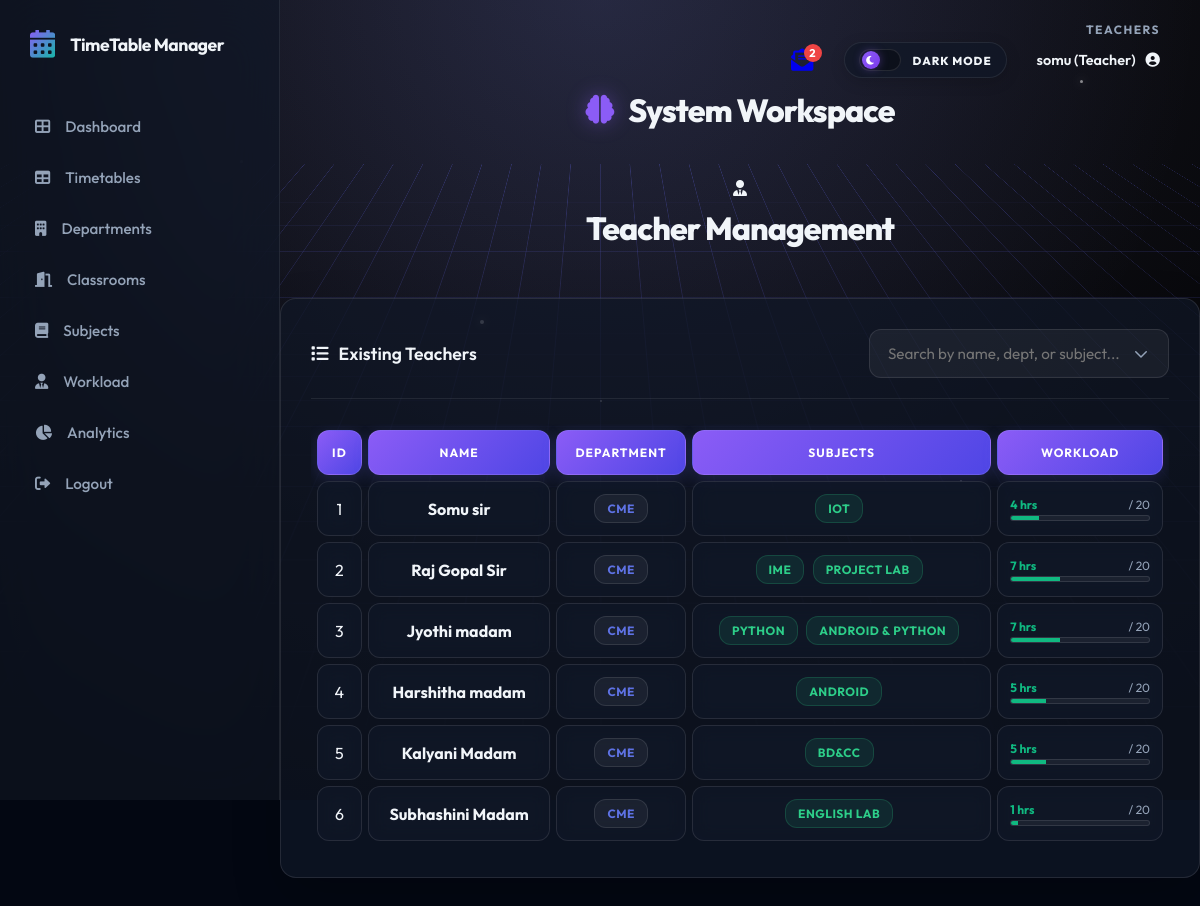
/teachers (signed in), run on the app's committed database.
### models.py (models this page shows)
class User(db.Model, UserMixin):
    id = db.Column(db.Integer, primary_key=True)
    username = db.Column(db.String(80), unique=True, nullable=False)
    password = db.Column(db.String(120), nullable=False)
    email = db.Column(db.String(120), nullable=True)
    role = db.Column(db.String(20), nullable=False, default='student')
    dept_id = db.Column(db.Integer, db.ForeignKey('department.id'), nullable=True)
    teacher_id = db.Column(db.Integer, db.ForeignKey('teacher.id'), nullable=True)
    department = db.relationship('Department', backref='users', lazy=True)
    teacher_profile = db.relationship('Teacher', backref='user_account', uselist=False, lazy=True)

class Teacher(db.Model):
    id = db.Column(db.Integer, primary_key=True)
    name = db.Column(db.String(100), nullable=False)
    email = db.Column(db.String(120), unique=True, nullable=True)
    dept_id = db.Column(db.Integer, db.ForeignKey('department.id'), nullable=True)
    workload_limit = db.Column(db.Integer, default=20)
    allocations = db.relationship('Allocation', backref='teacher', lazy=True, cascade="all, delete-orphan")
    timetable_entries = db.relationship('TimetableEntry', backref='teacher', lazy=True, cascade="all, delete-orphan")

class Department(db.Model):
    id = db.Column(db.Integer, primary_key=True)
    name = db.Column(db.String(100), nullable=False)
    code = db.Column(db.String(10), nullable=False)
    section = db.Column(db.String(10), nullable=True, default='A')
    semester = db.Column(db.String(20), nullable=True, default='Semester 1')
    courses = db.relationship('Course', backref='department', lazy=True, cascade="all, delete-orphan")
    teachers = db.relationship('Teacher', backref='department', lazy=True, cascade="all, delete-orphan")
    timetable_entries = db.relationship('TimetableEntry', backref='department', lazy=True, cascade="all, delete-orphan")

class Allocation(db.Model):
    id = db.Column(db.Integer, primary_key=True)
    course_id = db.Column(db.Integer, db.ForeignKey('course.id'), nullable=False)
    teacher_id = db.Column(db.Integer, db.ForeignKey('teacher.id'), nullable=False)

class Course(db.Model):
    id = db.Column(db.Integer, primary_key=True)
    name = db.Column(db.String(100), nullable=False)
    code = db.Column(db.String(20), nullable=False)
    dept_id = db.Column(db.Integer, db.ForeignKey('department.id'), nullable=False)
    type = db.Column(db.String(20), nullable=False, default='Theory')
    hours_per_week = db.Column(db.Integer, nullable=False)
    allocations = db.relationship('Allocation', backref='course', lazy=True, cascade="all, delete-orphan")
    timetable_entries = db.relationship('TimetableEntry', backref='course', lazy=True, cascade="all, delete-orphan")

### routes.py (the view, shortened to what this page needs)
@main.route('/teachers', methods=['GET', 'POST'])
@login_required
def teachers():
    teachers = Teacher.query.all()
    depts = Department.query.all()
    return render_template('resources/teachers.html', teachers=teachers, departments=depts)

### app.py (called while the page is built)
@login_manager.user_loader
def load_user(user_id):
    return User.query.get(int(user_id))

@app.context_processor
def inject_unread_count():
    from flask_login import current_user
    from models import Message
    if current_user.is_authenticated:
        count = Message.query.filter_by(recipient_id=current_user.id, is_read=False).count()
        return dict(unread_count=count)
    return dict(unread_count=0)

### templates/resources/teachers.html (shortened to what this page needs)
{% extends 'base.html' %}
{% block content %}
<div class="page-title-section">
    <div class="page-title">
        <i class="fas fa-user-tie"></i>
        <h1>Teacher Management</h1>
    </div>
</div>
<div class="card">
    <div class="card-header" style="display: flex; justify-content: space-between; align-items: center;">
        <h3><i class="fas fa-list"></i> Existing Teachers</h3>
        <input type="text" id="teacherSearch" onkeyup="filterTeachers()"
            placeholder="Search by name, dept, or subject..." class="form-control" style="width: 300px;">
    </div>
    <div class="timetable-responsive">
        <table class="timetable-table">
            <thead>
                <tr>
                    <th>ID</th>
                    <th>Name</th>
                    <th>Department</th>
                    <th>Subjects</th>
                    <th>Workload</th>
                </tr>
            </thead>
            <tbody>
                {% for teacher in teachers %}
                <tr>
                    <td>{{ teacher.id }}</td>
                    <td><strong>{{ teacher.name }}</strong></td>
                    <td>
                        <span class="badge"
                            style="background: var(--input-bg); border: 1px solid var(--border-color); color: #5e72e4; font-weight: 700;">
                            {{ teacher.department.name if teacher.department else 'N/A' }}
                        </span>
                    </td>
                    <td>
                        {% if teacher.allocations %}
                        {% for alloc in teacher.allocations %}
                        <span class="badge"
                            style="background: rgba(45, 206, 137, 0.1); color: #2dce89; border: 1px solid rgba(45, 206, 137, 0.2); margin-right: 5px;">
                            {{ alloc.course.name }}
                        </span>
                        {% endfor %}
                        {% else %}
                        <span style="color: var(--text-muted);">No subjects assigned</span>
                        {% endif %}
                    </td>
                    {% set ns = namespace(total=0) %}
                    {% for alloc in teacher.allocations %}
                    {% set ns.total = ns.total + alloc.course.hours_per_week %}
                    {% endfor %}
                    {% set pct = (ns.total / 20) * 100 %}
                    {% if pct > 100 %}{% set pct = 100 %}{% endif %}
                    {% set bar_color = '#10b981' %}
                    {% if ns.total >= 15 %}{% set bar_color = '#f59e0b' %}{% endif %}
                    {% if ns.total >= 20 %}{% set bar_color = '#ef4444' %}{% endif %}
                    <td style="min-width: 150px;">
                        <div
                            style="display: flex; justify-content: space-between; font-size: 0.75rem; margin-bottom: 3px;">
                            <span style="font-weight: 700; color: {{ bar_color }};">{{ ns.total }} hrs</span>
                            <span style="color: var(--text-muted);">/ 20</span>
                        </div>
                        <div
                            style="background: var(--input-bg); border: 1px solid var(--border-color); border-radius: 4px; height: 6px; width: 100%; overflow: hidden;">
                            <div style="background: {{ bar_color }}; width: {{ pct }}%; height: 100%;"></div>
                        </div>
                    </td>
                </tr>
                {% else %}
                <tr>
                    <td colspan="6" style="text-align: center; color: var(--text-muted); padding: 40px;">No teachers
                        found.</td>
                </tr>
                {% endfor %}
            </tbody>
        </table>
    </div>
</div>
{% endblock %}

### templates/base.html (shortened to what this page needs)
<!DOCTYPE html>
<html lang="en">
<head>
    <link rel="stylesheet" href="{{ url_for('static', filename='css/style.css') }}">
    <link rel="stylesheet" href="https://cdnjs.cloudflare.com/ajax/libs/font-awesome/6.0.0/css/all.min.css">
</head>
<body>
    <div class="cyber-grid-container">
        <div class="cyber-grid"></div>
        <div class="cyber-glow"></div>
        <div class="floating-particles">
            <i></i><i></i><i></i><i></i><i></i><i></i>
        </div>
    </div>
    {% set is_auth = request.endpoint in ['main.login', 'main.register', 'main.register_student',
    'main.register_teacher'] %}
    <div class="{{ 'app-wrapper' if not is_auth else '' }}">
        {% if not is_auth %}
        <aside class="sidebar" id="appSidebar">
            <div class="sidebar-header">
                <i class="fas fa-calendar-alt"></i>
                <h2>TimeTable Manager</h2>
            </div>
            <ul class="sidebar-nav">
                <li class="nav-item {% if request.endpoint == 'main.dashboard' %}active{% endif %}">
                    <a href="{{ url_for('main.dashboard') }}" class="nav-link">
                        <i class="fas fa-th-large"></i> Dashboard
                    </a>
                </li>
                <li class="nav-item {% if request.endpoint == 'main.timetable' %}active{% endif %}">
                    <a href="{{ url_for('main.timetable') }}" class="nav-link">
                        <i class="fas fa-table"></i> Timetables
                    </a>
                </li>
                <li class="nav-item {% if request.endpoint == 'main.departments' %}active{% endif %}">
                    <a href="{{ url_for('main.departments') }}" class="nav-link">
                        <i class="fas fa-building"></i> Departments
                    </a>
                </li>
                <li class="nav-item {% if request.endpoint == 'main.classrooms' %}active{% endif %}">
                    <a href="{{ url_for('main.classrooms') }}" class="nav-link">
                        <i class="fas fa-door-open"></i> Classrooms
                    </a>
                </li>
                <li class="nav-item {% if request.endpoint == 'main.courses' %}active{% endif %}">
                    <a href="{{ url_for('main.courses') }}" class="nav-link">
                        <i class="fas fa-book"></i> Subjects
                    </a>
                </li>
                <li class="nav-item">
                    <a href="{{ url_for('main.teachers') }}" class="nav-link">
                        <i class="fas fa-user-tie"></i> Workload
                    </a>
                </li>
                <li class="nav-item {% if request.endpoint == 'main.reports' %}active{% endif %}">
                    <a href="{{ url_for('main.reports') }}" class="nav-link">
                        <i class="fas fa-chart-pie"></i> Analytics
                    </a>
                </li>
                {% if current_user.is_authenticated %}
                <li class="nav-item">
                    <a href="{{ url_for('main.logout') }}" class="nav-link">
                        <i class="fas fa-sign-out-alt"></i> Logout
                    </a>
                </li>
                {% else %}
                <li class="nav-item">
                    <a href="{{ url_for('main.login') }}" class="nav-link">
                        <i class="fas fa-sign-in-alt"></i> Login
                    </a>
                </li>
                {% endif %}
            </ul>
        </aside>
        {% endif %}
        <main class="{{ 'main-area' if not is_auth else '' }}">
            {% if not is_auth %}
            <div class="top-header">
                <div class="header-meta-group">
                    <div class="breadcrumb-mini">{{ request.endpoint.split('.')[-1].replace('_', ' ') }}</div>
                    <div class="user-controls">
                        {% if current_user.is_authenticated %}
                        <a href="{{ url_for('main.mailbox') }}" class="icon-btn nav-mailbox-link" title="Mailbox"
                            style="margin-right: 15px; position: relative;">
                            <i class="fas fa-envelope-open-text nav-mailbox-icon"></i>
                            {% if unread_count > 0 %}
                            <span style="
                                position: absolute;
                                top: -5px;
                                right: -8px;
                                background: #ef4444;
                                color: white;
                                border-radius: 50%;
                                width: 18px;
                                height: 18px;
                                display: flex;
                                justify-content: center;
                                align-items: center;
                                font-size: 0.7rem;
                                font-weight: bold;
                                border: 2px solid var(--bg-secondary);
                            ">{{ unread_count }}</span>
                            {% endif %}
                        </a>
                        <div class="mode-switcher" id="themeToggle" title="Switch Interface Mode">
                            <div class="mode-track">
                                <div class="mode-thumb">
                                    <i class="fas fa-moon moon-icon"></i>
                                </div>
                            </div>
                            <span class="mode-label">Dark Mode</span>
                        </div>
                        <div class="user-dropdown">
                            <a href="{{ url_for('main.profile') }}" class="user-profile" id="userProfileToggle"
                                style="text-decoration: none; color: inherit; cursor: pointer;">
                                <span>{{ current_user.username }} ({{ current_user.role|capitalize }})</span>
                                <i class="fas fa-user-circle"></i>
                            </a>
                        </div>
                        {% else %}
                        <div class="user-profile">
                            <span>Guest</span>
                            <i class="fas fa-user-circle"></i>
                        </div>
                        {% endif %}
                    </div>
                </div>
            </div>
            <div class="page-title-section">
                <div class="page-title">
                    <h1>
                        {% block icon %}<i class="fas fa-brain"></i>{% endblock %}
                        {% block title %}System Workspace{% endblock %}
                    </h1>
                </div>
            </div>
            {% endif %}
            {% block content %}{% endblock %}
    </div>
</body>
</html>

### data on the page
User: username "somu", role "Teacher"
Teacher: id "1", name "Somu sir", department "CME", total "4", {{ pct }} 20.0 (drawn)
Allocation: course.name "IOT"
Teacher: id "2", name "Raj Gopal Sir", department "CME", total "7", {{ pct }} 35.0 (drawn)
Allocation: course.name "IME"
Allocation: course.name "PROJECT LAB"
Teacher: id "3", name "Jyothi madam", department "CME", total "7", {{ pct }} 35.0 (drawn)
Allocation: course.name "PYTHON"
Allocation: course.name "ANDROID & PYTHON"
Teacher: id "4", name "Harshitha madam", department "CME", total "5", {{ pct }} 25.0 (drawn)
Allocation: course.name "ANDROID"
Teacher: id "5", name "Kalyani Madam", department "CME", total "5", {{ pct }} 25.0 (drawn)
Allocation: course.name "BD&CC"
Teacher: id "6", name "Subhashini Madam", department "CME", total "1", {{ pct }} 5.0 (drawn)
Allocation: course.name "ENGLISH LAB"

### other printed values
{{ request.endpoint.split('.')[-1].replace('_', ' ') }} "TEACHERS"
{{ unread_count }} "2"
